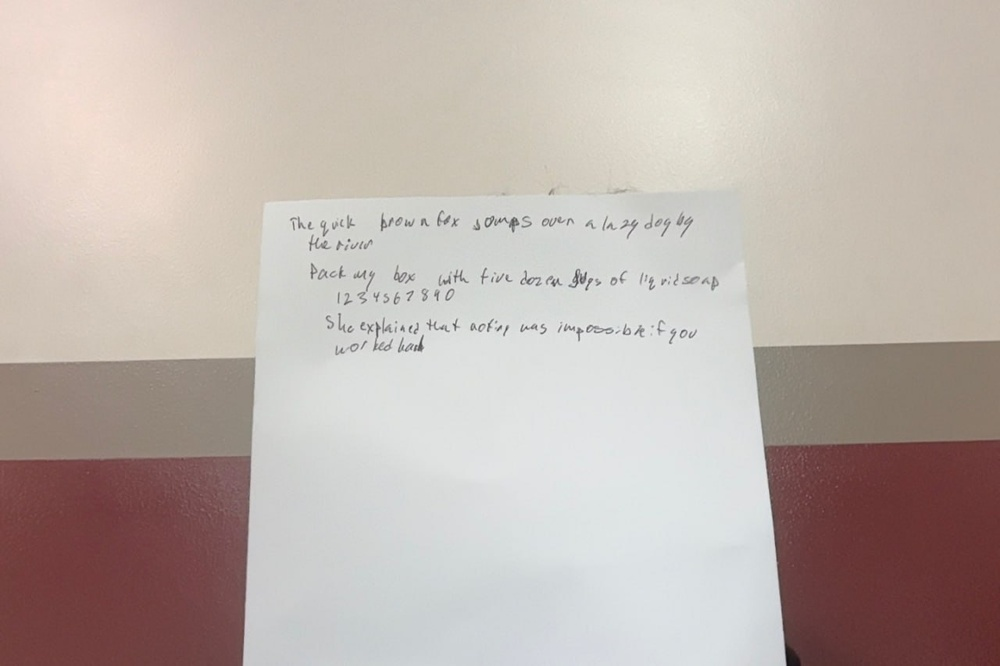
#> input picture clean.jpg, 1000 x 666 px, shrunk from 1280 x 853 before the run
$ python -i style_analyzer.py   (imports and definitions only)
#> lines starting #> are read from the running program, lines starting #| are printed output that depends on the picture; after the words box and inside, x2 and y2 are one past the last pixel; in counts of white or black regions, pixels touching at a corner belong together
"""
Handwriting style analyzer — pure OpenCV, no external API.

Input:  image path, bytes, or BGR numpy array of handwritten notes.
Output: dict of 11 scores in [0, 100].

Pipeline: grayscale → adaptive threshold → horizontal projection
          → text-line detection → connected components → per-metric scoring.
"""

from __future__ import annotations

from pathlib import Path
from typing import Union

import cv2
import numpy as np


# ── Public API ─────────────────────────────────────────────────────────────────

def analyze_style(image_input: Union[str, Path, bytes, bytearray, np.ndarray]) -> dict:
    """
    Analyze handwriting style from an image.

    Returns dict with keys:
        baseline_straightness, letter_spacing_tightness, word_spacing,
        size_consistency, average_size, slant_angle, slant_consistency,
        pressure_variation, neatness, margin_consistency, line_spacing
    All values are floats in [0, 100].
    """
    img_bgr = _load_image(image_input)
    gray = cv2.cvtColor(img_bgr, cv2.COLOR_BGR2GRAY) if img_bgr.ndim == 3 else img_bgr
    h, w = gray.shape

    # Adaptive threshold: ink pixels → 255, background → 0
    binary = cv2.adaptiveThreshold(
        gray, 255,
        cv2.ADAPTIVE_THRESH_GAUSSIAN_C,
        cv2.THRESH_BINARY_INV,
        blockSize=25, C=10,
    )

    # Light denoise (remove isolated pixel noise)
    kern = cv2.getStructuringElement(cv2.MORPH_ELLIPSE, (2, 2))
    binary = cv2.morphologyEx(binary, cv2.MORPH_OPEN, kern)

    # Connected components
    n_labels, labels, stats, _ = cv2.connectedComponentsWithStats(binary, connectivity=8)

    # Filter to letter-like components
    valid_ids = _filter_letter_components(stats, n_labels, h, w)

    # Detect text lines from horizontal projection
    h_proj = binary.sum(axis=1).astype(float)
    lines = _detect_text_lines(h_proj, h)

    # Assign components to lines
    line_comps = _assign_to_lines(valid_ids, stats, lines)

    # Compute slant angles once (shared by two metrics)
    angles = _get_component_angles(valid_ids, labels)

    # ── 11 metrics ─────────────────────────────────────────────────────────────
    baseline_str  = _baseline_straightness(line_comps, stats)
    letter_tight  = _letter_spacing_tightness(line_comps, stats)
    word_sp       = _word_spacing(line_comps, stats)
    size_cons     = _size_consistency(valid_ids, stats)
    avg_sz        = _average_size(valid_ids, stats, h)
    slant_ang     = _slant_angle(angles)
    slant_cons    = _slant_consistency(angles)
    press_var     = _pressure_variation(binary)
    margin_cons   = _margin_consistency(line_comps, stats, w)
    line_sp       = _line_spacing(lines, h)
    neat          = _neatness(baseline_str, size_cons, slant_cons, press_var, margin_cons)

    scores = {
        "baseline_straightness":    baseline_str,
        "letter_spacing_tightness": letter_tight,
        "word_spacing":             word_sp,
        "size_consistency":         size_cons,
        "average_size":             avg_sz,
        "slant_angle":              slant_ang,
        "slant_consistency":        slant_cons,
        "pressure_variation":       press_var,
        "neatness":                 neat,
        "margin_consistency":       margin_cons,
        "line_spacing":             line_sp,
    }
    return {k: float(round(max(0.0, min(100.0, v)), 1)) for k, v in scores.items()}


# ── Image loading ───────────────────────────────────────────────────────────────

def _load_image(image_input) -> np.ndarray:
    if isinstance(image_input, np.ndarray):
        return image_input
    if isinstance(image_input, (str, Path)):
        img = cv2.imread(str(image_input))
        if img is None:
            raise ValueError(f"Cannot load image: {image_input}")
        return img
    if isinstance(image_input, (bytes, bytearray)):
        arr = np.frombuffer(image_input, dtype=np.uint8)
        img = cv2.imdecode(arr, cv2.IMREAD_COLOR)
        if img is None:
            raise ValueError("Cannot decode image bytes")
        return img
    raise TypeError(f"Unsupported image input type: {type(image_input)}")


# ── Component filtering ─────────────────────────────────────────────────────────

def _filter_letter_components(stats: np.ndarray, n_labels: int, h: int, w: int) -> list[int]:
    """Return indices of connected components that plausibly represent letters."""
    min_h   = max(5,  h // 80)
    max_h   = h // 3
    min_area = max(15, min_h * 3)
    valid = []
    for i in range(1, n_labels):
        cx, cy, cw, ch, area = stats[i, :5]
        if area < min_area or area > h * w * 0.04:
            continue
        if ch < min_h or ch > max_h:
            continue
        if cw < 3 or cw > w * 0.25:
            continue
        aspect = cw / max(1, ch)
        if aspect > 6.0 or aspect < 0.05:
            continue
        valid.append(i)
    return valid


# ── Text-line detection ─────────────────────────────────────────────────────────

def _detect_text_lines(h_proj: np.ndarray, h: int) -> list[tuple[int, int, int]]:
    """
    Find text-line y-ranges from the horizontal projection histogram.
    Returns list of (y_start, y_center, y_end) tuples.
    """
    k = max(3, h // 60)
    if k % 2 == 0:
        k += 1
    smoothed = np.convolve(h_proj, np.ones(k) / k, mode="same")

    threshold = max(smoothed.max() * 0.08, 1.0)
    lines: list[tuple[int, int, int]] = []
    in_line = False
    start = 0

    for i in range(h):
        if smoothed[i] > threshold and not in_line:
            in_line = True
            start = i
        elif smoothed[i] <= threshold and in_line:
            in_line = False
            lines.append((start, (start + i) // 2, i))
    if in_line:
        lines.append((start, (start + h) // 2, h))

    # Merge lines separated by fewer than 5 px
    merged: list[tuple[int, int, int]] = []
    for ls, lc, le in lines:
        if merged and ls - merged[-1][2] < 5:
            ps, _, _ = merged.pop()
            merged.append((ps, (ps + le) // 2, le))
        else:
            merged.append((ls, lc, le))

    return merged


# ── Line-component assignment ───────────────────────────────────────────────────

def _assign_to_lines(
    valid_ids: list[int],
    stats: np.ndarray,
    lines: list[tuple[int, int, int]],
) -> dict[int, list[int]]:
    """Map each component to its closest text line. Returns {line_idx: [comp_ids]}."""
    line_comps: dict[int, list[int]] = {i: [] for i in range(len(lines))}
    if not lines:
        return line_comps

    for comp_id in valid_ids:
        cy = int(stats[comp_id, cv2.CC_STAT_TOP] + stats[comp_id, cv2.CC_STAT_HEIGHT] // 2)
        best = 0
        best_dist = float("inf")
        for li, (ls, lc, le) in enumerate(lines):
            dist = 0 if ls <= cy <= le else min(abs(cy - ls), abs(cy - le))
            if dist < best_dist:
                best_dist = dist
                best = li
        line_comps[best].append(comp_id)

    return line_comps


# ── Per-component slant angles ──────────────────────────────────────────────────

def _get_component_angles(valid_ids: list[int], labels: np.ndarray) -> list[float]:
    """
    Estimate slant angle for each component by comparing mean-x of top vs bottom pixels.
    Positive angle = forward (rightward) lean; negative = backward lean.
    """
    angles: list[float] = []
    for comp_id in valid_ids:
        rows, cols = np.where(labels == comp_id)
        if len(rows) < 10:
            continue
        height = int(rows.max() - rows.min())
        if height < 8:
            continue
        quarter = max(2, height // 4)
        min_r = int(rows.min())
        max_r = int(rows.max())
        top_mask = rows < min_r + quarter
        bot_mask = rows > max_r - quarter
        if top_mask.sum() < 2 or bot_mask.sum() < 2:
            continue
        dx = float(cols[top_mask].mean() - cols[bot_mask].mean())
        angle = float(np.degrees(np.arctan2(dx, height)))
        if abs(angle) < 60:
            angles.append(angle)
    return angles


# ── Metric functions ────────────────────────────────────────────────────────────

def _baseline_straightness(
    line_comps: dict[int, list[int]], stats: np.ndarray
) -> float:
    """100 = ruler-straight baselines; 0 = very wavy."""
    residuals_all: list[float] = []
    for comp_ids in line_comps.values():
        if len(comp_ids) < 4:
            continue
        xs     = np.array([stats[i, cv2.CC_STAT_LEFT] + stats[i, cv2.CC_STAT_WIDTH] // 2  for i in comp_ids], float)
        bottoms = np.array([stats[i, cv2.CC_STAT_TOP]  + stats[i, cv2.CC_STAT_HEIGHT]       for i in comp_ids], float)
        heights = np.array([stats[i, cv2.CC_STAT_HEIGHT] for i in comp_ids], float)
        med_h   = float(np.median(heights))
        if med_h <= 0:
            continue
        coeffs    = np.polyfit(xs, bottoms, 1)
        predicted = np.polyval(coeffs, xs)
        rel       = float(np.abs(bottoms - predicted).mean() / med_h)
        residuals_all.append(rel)

    if not residuals_all:
        return 70.0
    mean_rel = float(np.mean(residuals_all))
    return max(0.0, 100.0 * (1.0 - mean_rel / 0.5))


def _letter_spacing_tightness(
    line_comps: dict[int, list[int]], stats: np.ndarray
) -> float:
    """100 = letters tightly packed; 0 = very loose inter-letter gaps."""
    gaps_rel: list[float] = []
    for comp_ids in line_comps.values():
        if len(comp_ids) < 3:
            continue
        sids   = sorted(comp_ids, key=lambda i: stats[i, cv2.CC_STAT_LEFT])
        med_h  = float(np.median([stats[i, cv2.CC_STAT_HEIGHT] for i in sids]))
        for j in range(len(sids) - 1):
            right = stats[sids[j], cv2.CC_STAT_LEFT] + stats[sids[j], cv2.CC_STAT_WIDTH]
            left  = stats[sids[j + 1], cv2.CC_STAT_LEFT]
            gap   = max(0, left - right)
            gap_r = gap / max(1.0, med_h)
            if gap_r < 2.5:   # inter-letter, not word gap
                gaps_rel.append(gap_r)

    if not gaps_rel:
        return 50.0
    mean_gap = float(np.mean(gaps_rel))
    return max(0.0, 100.0 * (1.0 - mean_gap / 1.0))


def _word_spacing(
    line_comps: dict[int, list[int]], stats: np.ndarray
) -> float:
    """0 = words crammed together; 100 = very wide word gaps."""
    all_gaps: list[float] = []
    for comp_ids in line_comps.values():
        if len(comp_ids) < 3:
            continue
        sids  = sorted(comp_ids, key=lambda i: stats[i, cv2.CC_STAT_LEFT])
        med_h = float(np.median([stats[i, cv2.CC_STAT_HEIGHT] for i in sids]))
        for j in range(len(sids) - 1):
            right = stats[sids[j], cv2.CC_STAT_LEFT] + stats[sids[j], cv2.CC_STAT_WIDTH]
            left  = stats[sids[j + 1], cv2.CC_STAT_LEFT]
            gap   = left - right
            if gap > 0:
                all_gaps.append(gap / max(1.0, med_h))

    if not all_gaps:
        return 50.0
    arr = np.array(all_gaps)
    med = float(np.median(arr))
    # Word gaps are significantly larger than letter gaps
    word_thresh = max(1.5, med * 1.8)
    word_gaps = arr[arr > word_thresh]
    if len(word_gaps) == 0:
        return 25.0
    mean_wg = float(np.mean(word_gaps))
    return min(100.0, 15.0 + mean_wg * 12.0)


def _size_consistency(valid_ids: list[int], stats: np.ndarray) -> float:
    """100 = all letters same height; 0 = very inconsistent sizes."""
    if len(valid_ids) < 3:
        return 70.0
    heights = np.array([stats[i, cv2.CC_STAT_HEIGHT] for i in valid_ids], float)
    mean_h  = float(heights.mean())
    if mean_h == 0:
        return 70.0
    cv = float(heights.std() / mean_h)
    return max(0.0, 100.0 * (1.0 - cv / 0.5))


def _average_size(valid_ids: list[int], stats: np.ndarray, h: int) -> float:
    """0 = tiny letters; 100 = very large relative to page."""
    if not valid_ids:
        return 50.0
    heights = np.array([stats[i, cv2.CC_STAT_HEIGHT] for i in valid_ids], float)
    med_h   = float(np.median(heights))
    frac    = med_h / max(1, h)
    # Typical handwriting: ~3–8 % of page height
    return min(100.0, frac / 0.08 * 100.0)


def _slant_angle(angles: list[float]) -> float:
    """
    50 = upright; < 50 = backward slant (leftward lean); > 50 = forward slant (rightward).
    Maps angle range [−30°, +30°] → [0, 100].
    """
    if not angles:
        return 50.0
    mean_angle = float(np.median(angles))
    return 50.0 + mean_angle * (50.0 / 30.0)


def _slant_consistency(angles: list[float]) -> float:
    """100 = all letters same slant; 0 = random slant per letter."""
    if len(angles) < 3:
        return 70.0
    std_angle = float(np.std(angles))
    return max(0.0, 100.0 * (1.0 - std_angle / 20.0))


def _pressure_variation(binary: np.ndarray) -> float:
    """
    0 = uniform stroke width (even pressure); 100 = highly variable.
    Uses distance-transform-based stroke-width estimation per component.
    """
    dist = cv2.distanceTransform(binary, cv2.DIST_L2, 5)
    n_labels, labels, stats, _ = cv2.connectedComponentsWithStats(binary, connectivity=8)
    stroke_widths: list[float] = []
    for i in range(1, n_labels):
        if int(stats[i, cv2.CC_STAT_AREA]) < 50:
            continue
        mask = labels == i
        sw   = float(dist[mask].max()) * 2.0
        stroke_widths.append(sw)

    if len(stroke_widths) < 3:
        return 30.0
    sw  = np.array(stroke_widths)
    cv  = float(sw.std() / max(1.0, sw.mean()))
    return min(100.0, cv * 150.0)


def _neatness(
    baseline_str: float,
    size_cons: float,
    slant_cons: float,
    press_var: float,
    margin_cons: float,
) -> float:
    """Weighted composite neatness score."""
    press_neat = 100.0 - press_var
    return (
        baseline_str * 0.30
        + size_cons  * 0.25
        + slant_cons * 0.20
        + press_neat * 0.15
        + margin_cons * 0.10
    )


def _margin_consistency(
    line_comps: dict[int, list[int]], stats: np.ndarray, w: int
) -> float:
    """100 = very consistent left margin; 0 = ragged."""
    left_xs: list[int] = []
    for comp_ids in line_comps.values():
        if not comp_ids:
            continue
        left_xs.append(int(min(stats[i, cv2.CC_STAT_LEFT] for i in comp_ids)))

    if len(left_xs) < 2:
        return 70.0
    rel_std = float(np.std(left_xs)) / max(1, w)
    return max(0.0, 100.0 * (1.0 - rel_std / 0.05))


def _line_spacing(lines: list[tuple[int, int, int]], h: int) -> float:
    """0 = lines very tight; 100 = very widely spaced."""
    if len(lines) < 2:
        return 50.0
    centers  = [lc for _, lc, _ in lines]
    gaps     = [centers[i + 1] - centers[i] for i in range(len(centers) - 1)]
    mean_gap = float(np.mean(gaps))
    line_hs  = [le - ls for ls, _, le in lines]
    mean_lh  = float(np.mean(line_hs)) if line_hs else 1.0
    ratio    = mean_gap / max(1.0, mean_lh)
    # ratio ~1 → near 0, ratio ~3 → ~66, ratio ~4.5 → ~100
    return min(100.0, max(0.0, (ratio - 1.0) * 28.0))

>>> import cv2
>>> picture = cv2.imread('../clean.jpg')
#> picture is the input picture: shape (666, 1000, 3); mean B, G, R 173.4, 179.5, 190.9
>>> result = analyze_style(picture)
#> in analyze_style, `gray = cv2.cvtColor(img_bgr, cv2.COLOR_BGR2GRAY) if img_bgr.ndim == 3 ..`:
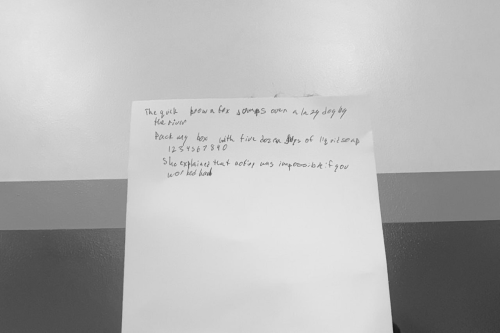
#> gray: shape (666, 1000) (shown at 1/2 size); min 15, max 237, mean 182.2
#> in analyze_style, `binary = cv2.adaptiveThreshold( gray, 255, cv2.ADAPTIVE_THRESH_GAUSSIA..`:
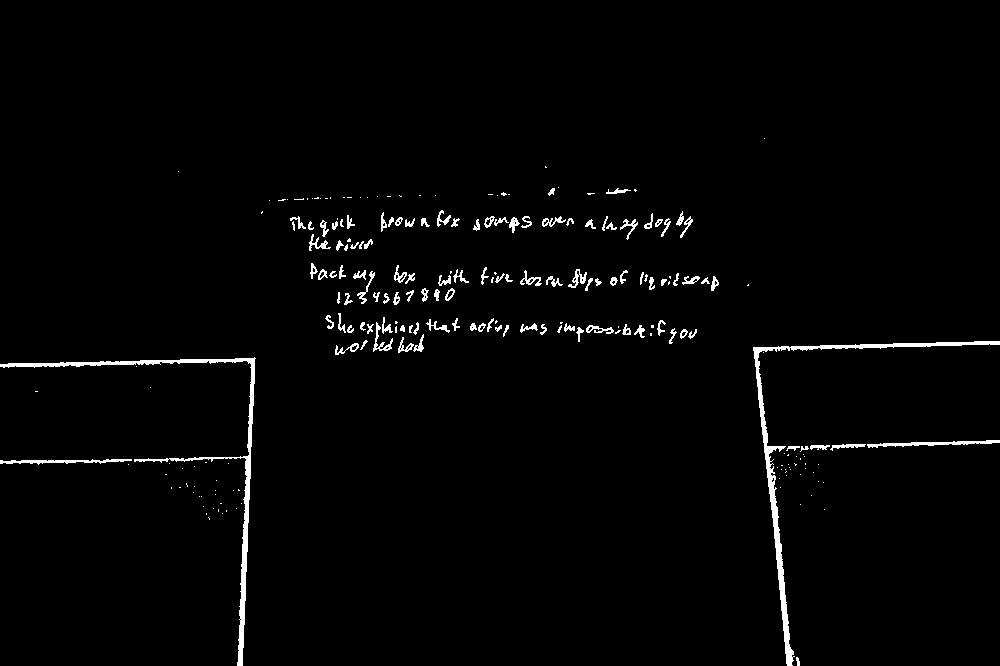
#> binary: shape (666, 1000); 1.9% white; 224 white regions (112 under 20 px), largest, box (x1, y1, x2, y2) and area: (753, 341, 1000, 666) 2725, (0, 357, 256, 666) 2691, (867, 440, 1000, 448) 429
#> in analyze_style, `binary = cv2.morphologyEx(binary, cv2.MORPH_OPEN, kern)`:
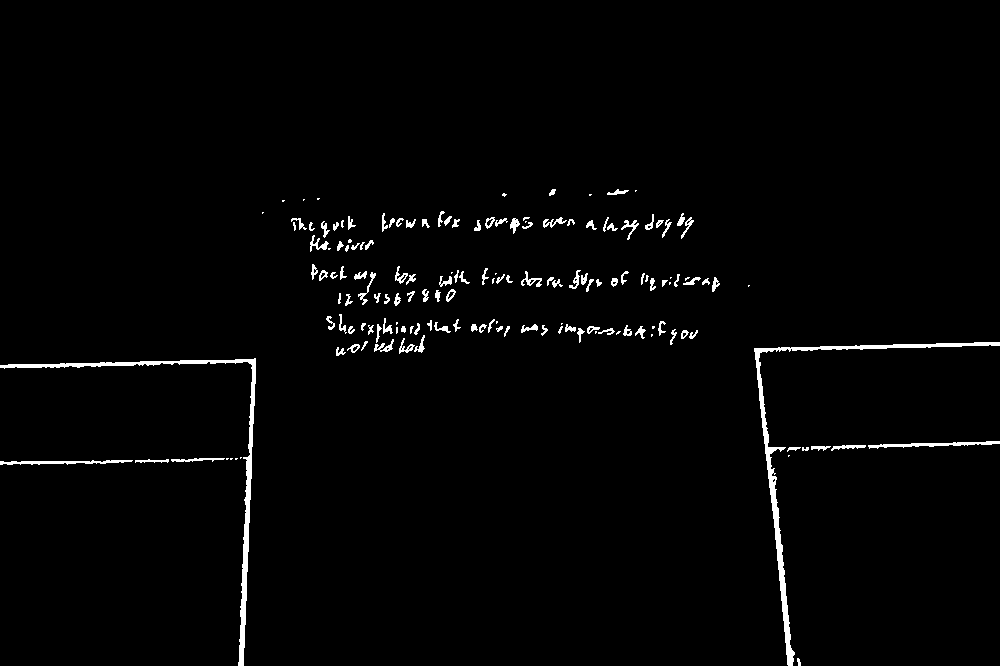
#> binary: shape (666, 1000); 1.8% white; 158 white regions (38 under 20 px), largest, box (x1, y1, x2, y2) and area: (754, 342, 1000, 666) 2643, (0, 358, 256, 666) 2437, (868, 441, 1000, 449) 416
#> in analyze_style, `n_labels, labels, stats, _ = cv2.connectedComponentsWithStats(binary, ..`:
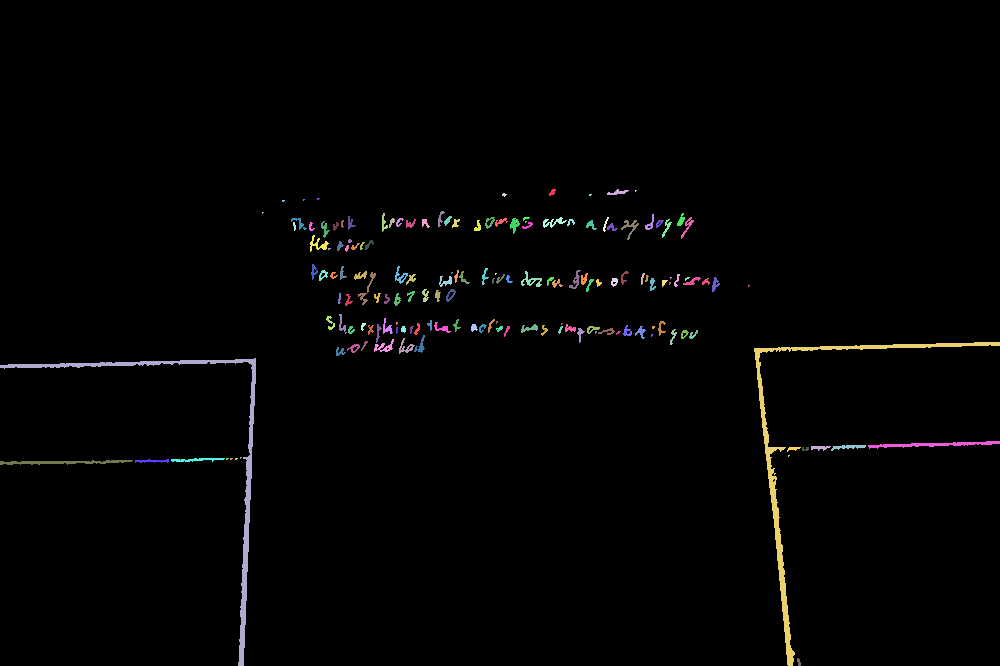
#> labels: shape (666, 1000) int32; 159 distinct labels, from 0 to 158; one colour per label, 0 black
#> in analyze_style, `n_labels, labels, stats, _ = cv2.connectedComponentsWithStats(binary, ..`: n_labels = 159; stats = 159 rows, first 6: [0, 0, 1000, 666, 654040], [549, 189, 7, 7, 31], [607, 189, 22, 6, 65], [635, 190, 2, 2, 3], [502, 193, 5, 4, 12], [589, 194, 3, 2, 5]
#> the loop in _filter_letter_components, `for i in range(1, n_labels):` made 158 passes
#> (cx, cy, cw, ch, area, aspect) on passes 9, 11, 12: (438, 211, 7, 16, 47, 0.438), (382, 213, 6, 19, 56, 0.316), (677, 213, 8, 13, 55, 0.615)
#> after the loop in _filter_letter_components, `for i in range(1, n_labels):`: valid = 97 values from 9 to 143
#> in analyze_style, `h_proj = binary.sum(axis=1).astype(float)`: h_proj = 666 values, max 47940 at index 347, min 0 at index 0, mean 4579.3
#> in _detect_text_lines, `smoothed = np.convolve(h_proj, np.ones(k) / k, mode="same")`: smoothed = 666 values, max 29487.3 at index 223, min 0 at index 0, mean 4571.6
#> in _detect_text_lines, `threshold = max(smoothed.max() * 0.08, 1.0)`: threshold = 2359
#> after the loop in _detect_text_lines, `for i in range(h):`: in_line = False; lines = [(189, 193, 197), (213, 232, 252), (267, 286, 306), (318, 345, 373), (436, 550, 665)]; start = 436
#> the loop in _detect_text_lines, `for ls, lc, le in lines:` made 5 passes
#> after the loop in _detect_text_lines, `for ls, lc, le in lines:`: merged has the same summary as lines
#> in _assign_to_lines, `line_comps: dict[int, list[int]] = {i: [] for i in range(len(lines))}`: line_comps = {0: [], 1: [], 2: [], 3: [], 4: []}
#> the loop in _assign_to_lines, `for comp_id in valid_ids:` made 97 passes
#> (comp_id, cy) on passes 1 to 8: (9, 219), (11, 222), (12, 219), (13, 222), (14, 223), (15, 221), (16, 223), (18, 222)
#> in analyze_style, `line_comps = _assign_to_lines(valid_ids, stats, lines)`: line_comps = 5 items
#> the loop in _get_component_angles, `for comp_id in valid_ids:` made 97 passes
#> comp_id on passes 27 to 34: 42, 43, 45, 46, 51, 52, 53, 54
#> the loop in _baseline_straightness, `for comp_ids in line_comps.values():` made 5 passes
#> comp_ids on passes 1, 5: [], []
#> the loop in _letter_spacing_tightness, `for comp_ids in line_comps.values():` made 5 passes
#> the loop in _word_spacing, `for comp_ids in line_comps.values():` made 5 passes
#> the loop in _pressure_variation, `for i in range(1, n_labels):` made 158 passes
#> pass 2, in _pressure_variation, `mask = labels == i`:
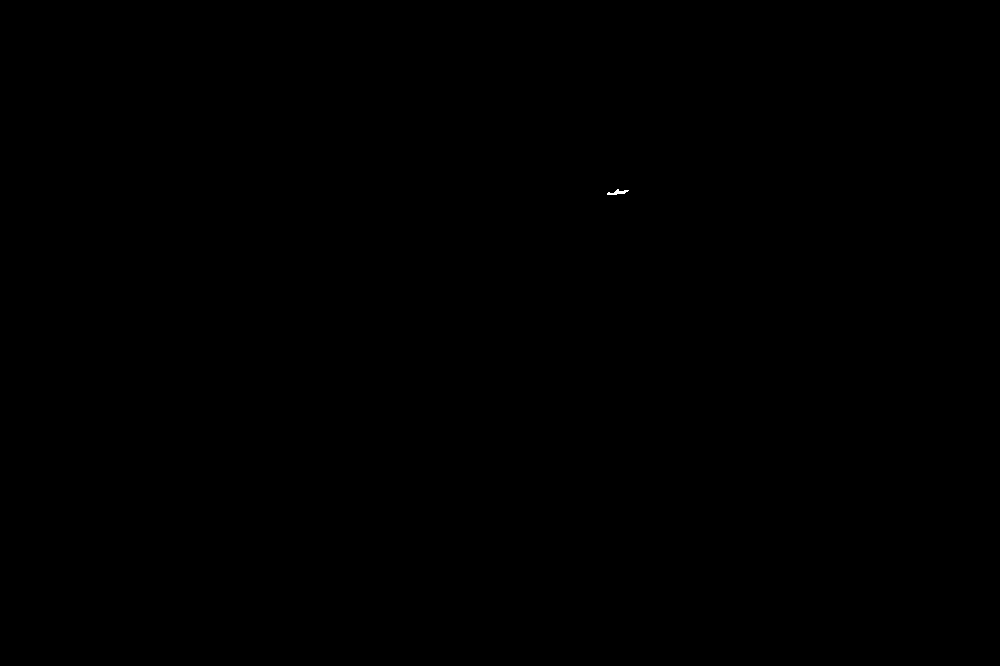
#> mask: shape (666, 1000) bool; 0.01% white; 1 white region, box (x1, y1, x2, y2) and area: (607, 189, 629, 195) 65
#> the loop in _margin_consistency, `for comp_ids in line_comps.values():` made 5 passes
